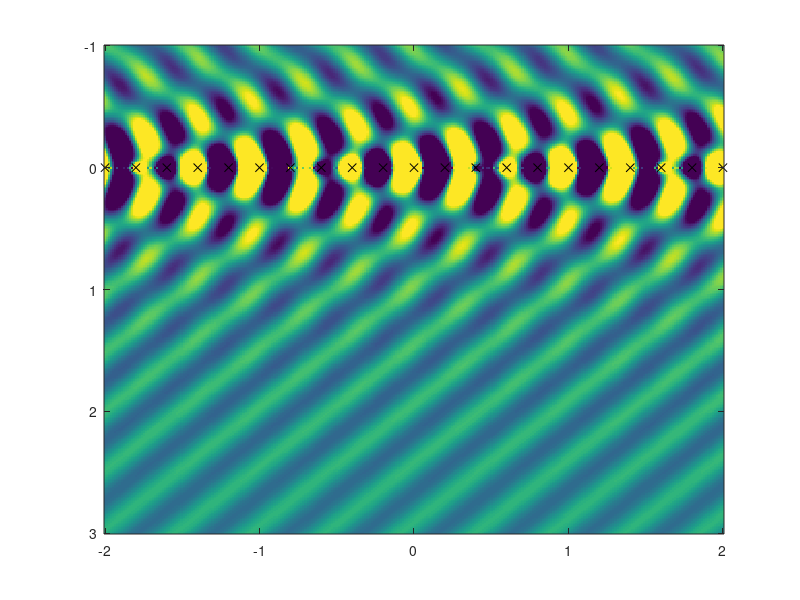

This chart was generated by the following MATLAB code: (Note: this script raises an error after producing the figure.)
%%%%%%%%%%%%%%%%%%%%%%%%%%%%%%%%%%%%%%%%%%%%%%%%%%%%%%%%%%%%%%%%%%%%%%%%%%%
% This work is supplementary material for the book                        %
%                                                                         %
% Jens Ahrens, Analytic Methods of Sound Field Synthesis, Springer-Verlag %
% Berlin Heidelberg, 2012, http://dx.doi.org/10.1007/978-3-642-25743-8    %
%                                                                         %
% It has been downloaded from http://soundfieldsynthesis.org and is       %
% licensed under a Creative Commons Attribution-NonCommercial-ShareAlike  %
% 3.0 Unported License. Please cite the book appropriately if you use     %
% these materials in your own work.                                       %
%                                                                         %
% (c) 2012 by Jens Ahrens                                                 %
%%%%%%%%%%%%%%%%%%%%%%%%%%%%%%%%%%%%%%%%%%%%%%%%%%%%%%%%%%%%%%%%%%%%%%%%%%%

clear all;

subfigure = 'a'; % for Fig. 4.32(a)
%subfigure = 'b'; % for Fig. 4.32(b)
%subfigure = 'c'; % for Fig. 4.32(c)
%subfigure = 'd'; % for Fig. 4.32(d)
%subfigure = 'e'; % for Fig. 4.32(e)
%subfigure = 'f'; % for Fig. 4.32(f)

if ( subfigure == 'a' || subfigure == 'c' || subfigure == 'e' )
    f = 1000;
else
    f = 1500;
end

y_ref    = 1;
dx       = .2;
Eta_max   = 5; % highest index of considered spectral repetitions 
c        = 343;
omega    = 2*pi*f;
theta_pw = pi/4;
phi_pw   = pi/2;

% determine which spectral components to consider
if ( subfigure == 'a' || subfigure == 'b' )
    Eta = -Eta_max : Eta_max; % all components 
    
elseif ( subfigure == 'c' || subfigure == 'd' )
    Eta = 0; % only desired component

else
    Eta = [ -Eta_max : -1, 1 : Eta_max ]; % discard desired component

end

% Eq.(A.3)
k_pw_x = omega/c * cos( theta_pw ) * sin( phi_pw );
k_pw_y = omega/c * sin( theta_pw ) * sin( phi_pw );

% create spatial grid
X        = linspace( -2, 2, 300 );
Y        = linspace( -1, 3, 300 );
[ x, y ] = meshgrid(X, Y);
y        = abs( y );

% initialize G_kx and S
G_kx = zeros( size( x ) );
S    = zeros( size( x ) );

% loop over all considered spectral components
for eta = Eta

    % argument of D_tilde in Eq.(4.47)
    k_x = (2*pi)/dx * eta + k_pw_x;
    
    if ( abs(k_x) < omega/c )
        % Eq.(C.10), first case
        G_kx = -i/4 * besselh( 0, 2, sqrt( (omega/c).^2 - k_x.^2 ) .* y );

    elseif ( abs(k_x) >= omega/c)
        % Eq.(C.10), ssecond case
        G_kx = 1/(2*pi) * besselk( 0, sqrt( k_x.^2 - (omega/c).^2 ) .* y );
           
    end

    % Eq.(4.49)
    S = S + ( 4 * i * exp( -i * k_pw_y * y_ref ) ) / ( besselh( 0, 2, k_pw_y .* y_ref ) ) .* ...
            exp( -i * k_x * x ) .* G_kx;
    
    clear G_kx;
end

figure;
imagesc( X, Y, real( S ), [ -2 2 ] );

hold on;
% plot secondary sources
plot( -2 : dx : 2, 0, 'kx' );
hold off;

turn_imagesc;
colormap gray;
axis square;
xlabel('x');
ylabel('y');
graph_defaults;




